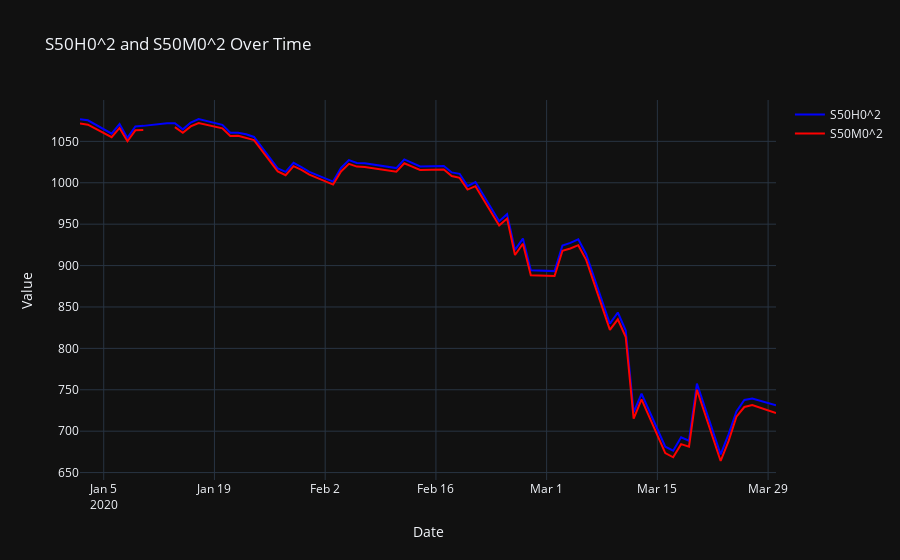

Here is the notebook cell this chart was saved with:
### Code cell
fig = go.Figure()
fig.add_trace(go.Scatter(x=P24_H2.index, y=P24_H2[first_col], mode='lines', name=first_col, line=dict(color='blue')))
fig.add_trace(go.Scatter(x=P24_H2.index, y=P24_H2[second_col], mode='lines', name=second_col, line=dict(color='red')))

fig.update_layout(
    title=f'{first_col} and {second_col} Over Time',
    xaxis_title='Date',
    yaxis_title='Value',
    template='plotly_dark'
)
fig.show()
